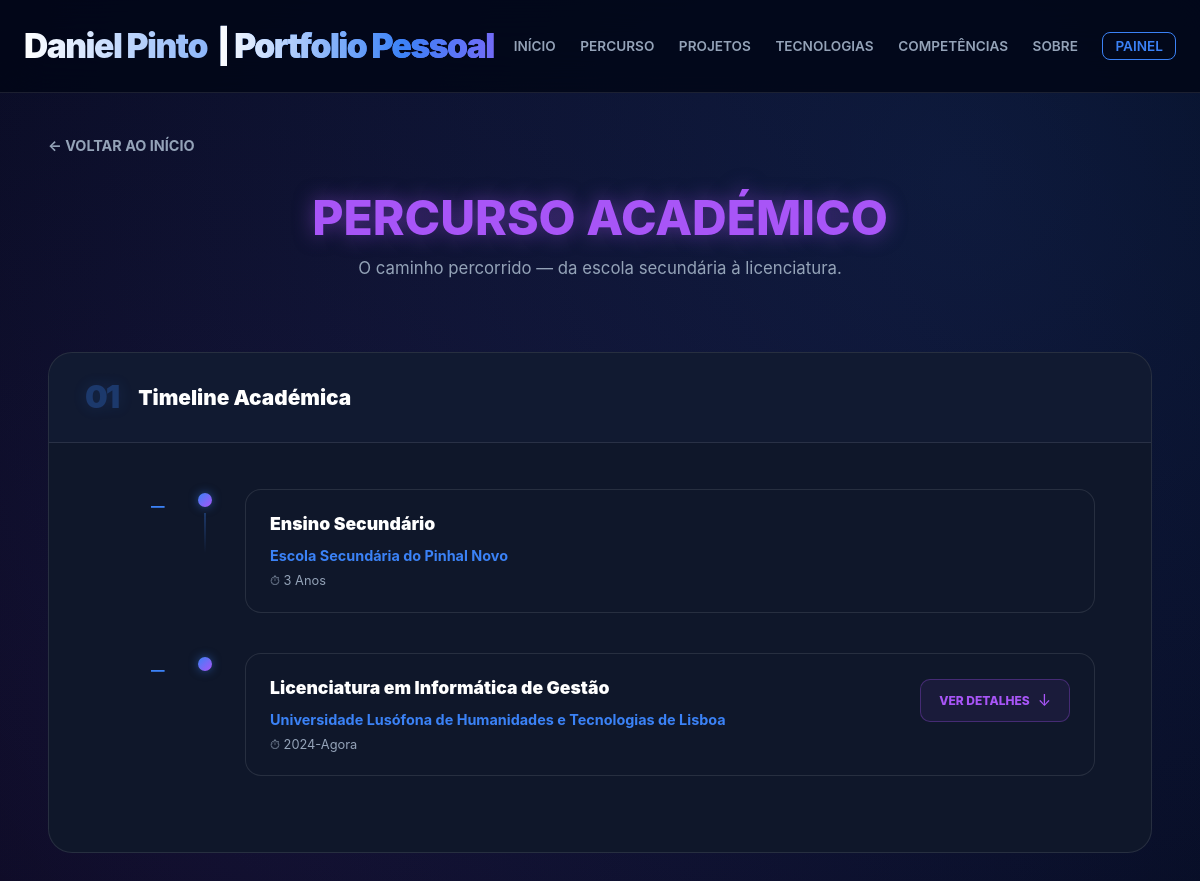
The app's page /percurso/ with its own data.
### portfolioPessoal/models.py (models this page shows, shortened)
class Formacao(models.Model):
    nomeFormacao = models.CharField(max_length=150, verbose_name="Nome da Formação")
    instituicao = models.CharField(max_length=150, verbose_name="Instituição")
    duracaoFormacao = models.CharField(max_length=50, verbose_name="Duração")
    class Meta:
        verbose_name = "Formação"
        verbose_name_plural = "Formações"

### portfolioPessoal/views.py (the view)
# urls.py: path('percurso/', views.percurso_view, name='percurso'),
def percurso_view(request):
    try:
        licenciatura = Licenciatura.objects.prefetch_related(
            'unidades_curriculares',
            'unidades_curriculares__equipa_docente',
        ).get(nomeCurso="Informática de Gestão")
    except Licenciatura.DoesNotExist:
        licenciatura = None
    formacoes = Formacao.objects.all().order_by('id')
    return render(request, 'portfoliopessoal/percurso.html', {
        'licenciatura': licenciatura,
        'formacoes': formacoes,
    })

### portfolioPessoal/templates/portfoliopessoal/percurso.html (shortened to what this page needs)
{% extends 'portfoliopessoal/base.html' %}
{% block content %}
<div style="padding-top: 40px; animation: fadeInUp 0.8s ease-out forwards;">
    <a href="{% url 'portfolio' %}" class="btn-back">← Voltar ao Início</a>
    <div style="text-align: center; margin-bottom: 70px;">
        <h2 class="hero-subtitle" style="margin-bottom: 10px;">Percurso <span>Académico</span></h2>
        <p style="color: var(--text-muted); font-size: 1.05rem; max-width: 500px; margin: 0 auto; line-height: 1.6;">
            O caminho percorrido — da escola secundária à licenciatura.
        </p>
    </div>
    {% if formacoes %}
    <div class="sobre-section" style="margin-bottom: 50px;">
        <div class="sobre-section-header">
            <span class="sobre-section-num" style="text-shadow: 0 0 15px var(--accent-glow);">01</span>
            <h3 class="sobre-section-title">Timeline Académica</h3>
        </div>
        <div class="sobre-section-body">
            <div class="formacao-list">
                {% for f in formacoes %}
                <div class="formacao-card">
                    <div class="formacao-ano"><span>—</span></div>
                    <div class="formacao-connector">
                        <div class="formacao-dot"></div>
                        <div class="formacao-line"></div>
                    </div>
                    <div class="formacao-body" style="transition: 0.3s ease;">
                        <div style="display: flex; justify-content: space-between; align-items: flex-start; flex-wrap: wrap; gap: 15px;">
                            <div>
                                <h3 class="formacao-titulo">{{ f.nomeFormacao }}</h3>
                                <p class="formacao-inst">{{ f.instituicao }}</p>
                                <p class="formacao-duracao">⏱ {{ f.duracaoFormacao }}</p>
                            </div>
                            {% if "Informática de Gestão" in f.nomeFormacao and licenciatura %}
                            <div onclick="toggleLicenciatura()" style="cursor: pointer; background: rgba(168, 85, 247, 0.08); border: 1px solid rgba(168, 85, 247, 0.3); padding: 8px 18px; border-radius: 10px; transition: 0.3s; display: inline-flex; align-items: center; gap: 8px; height: fit-content; margin-top: 5px;" onmouseover="this.style.background='rgba(168, 85, 247, 0.15)'; this.style.boxShadow='0 0 15px rgba(168, 85, 247, 0.2)';" onmouseout="this.style.background='rgba(168, 85, 247, 0.08)'; this.style.boxShadow='none';">
                                <span id="texto-lic" style="color: var(--purple); font-weight: 800; font-size: 0.75rem; text-transform: uppercase;">Ver Detalhes</span>
                                <span id="seta-lic" style="color: var(--purple); font-size: 1rem; display: inline-block; transition: 0.4s ease;">↓</span>
                            </div>
                            {% endif %}
                        </div>
                        </div>
                </div>
                {% endfor %}
            </div>
        </div>
    </div>
    {% else %}
    <div style="text-align: center; padding: 60px; background: var(--bg-card); border-radius: 20px; border: 1px dashed var(--border); color: var(--text-muted);">
        Ainda não há dados curriculares registados.
    </div>
    {% endif %}
</div>
{% endblock %}

### portfolioPessoal/static/style.css (style rules this page uses)
:root { --bg-deep: #020617; --bg-card: #0f172a; --bg-input: rgba(2, 6, 23, 0.6); --accent: #3b82f6; --accent-glow: rgba(59, 130, 246, 0.5); --purple: #a855f7; --purple-glow: rgba(168, 85, 247, 0.5); --text-main: #f8fafc; --text-muted: #94a3b8; --border: rgba(255, 255, 255, 0.1); }
body { font-family: 'Inter', sans-serif; background-color: var(--bg-deep); background-image: radial-gradient(circle at 80% 20%, rgba(59, 130, 246, 0.15), transparent), radial-gradient(circle at 20% 80%, rgba(168, 85, 247, 0.1), transparent); background-attachment: fixed; margin: 0; color: var(--text-main); overflow-x: hidden; line-height: 1.6; }
.hero-subtitle { font-size: 3rem; font-weight: 800; color: var(--purple); margin: 10px 0 25px 0; line-height: 1.1; text-transform: uppercase; text-shadow: 0 0 20px var(--purple-glow); }
.btn-back { display: inline-flex; align-items: center; gap: 8px; color: var(--text-muted); text-decoration: none; font-size: 0.9rem; font-weight: 700; margin-bottom: 25px; transition: 0.3s; text-transform: uppercase; }
.formacao-list { display: flex; flex-direction: column; gap: 0; margin-top: 10px; }
.formacao-card { display: grid; grid-template-columns: 80px 40px 1fr auto; align-items: start; gap: 0 20px; padding: 0 0 40px 0; }
.formacao-ano { text-align: right; padding-top: 4px; }
.formacao-ano span { color: var(--accent); font-size: 0.85rem; font-weight: 800; letter-spacing: 0.5px; }
.formacao-connector { display: flex; flex-direction: column; align-items: center; }
.formacao-dot { width: 14px; height: 14px; border-radius: 50%; background: linear-gradient(135deg, var(--accent), var(--purple)); flex-shrink: 0; margin-top: 4px; box-shadow: 0 0 10px var(--accent-glow); }
.formacao-line { width: 2px; flex-grow: 1; min-height: 40px; background: linear-gradient(to bottom, var(--accent), transparent); opacity: 0.3; margin-top: 6px; }
.formacao-body { background: var(--bg-card); border: 1px solid var(--border); border-radius: 16px; padding: 20px 24px; transition: 0.3s ease; }
.formacao-titulo { margin: 0 0 6px 0; font-size: 1.1rem; font-weight: 900; color: #ffffff; }
.formacao-inst { margin: 0 0 4px 0; color: var(--accent); font-weight: 700; font-size: 0.9rem; }
.formacao-duracao { margin: 0; color: var(--text-muted); font-size: 0.8rem; }
.sobre-section { margin-bottom: 60px; background: var(--bg-card); border: 1px solid var(--border); border-radius: 24px; overflow: hidden; }
.sobre-section-header { display: flex; align-items: center; gap: 20px; padding: 28px 36px; border-bottom: 1px solid var(--border); background: rgba(59, 130, 246, 0.03); }
.sobre-section-num { font-size: 2rem; font-weight: 900; color: var(--accent); opacity: 0.3; letter-spacing: -2px; line-height: 1; }
.sobre-section-title { margin: 0; font-size: 1.3rem; font-weight: 900; color: #ffffff; }
.sobre-section-body { padding: 36px; }

### records on screen
Formacao: nomeFormacao "Ensino Secundário", instituicao "Escola Secundária do Pinhal Novo", duracaoFormacao "3 Anos"
Formacao: nomeFormacao "Licenciatura em Informática de Gestão", instituicao "Universidade Lusófona de Humanidades e Tecnologias de Lisboa", duracaoFormacao "2024-Agora", shows "VER DETALHES"
